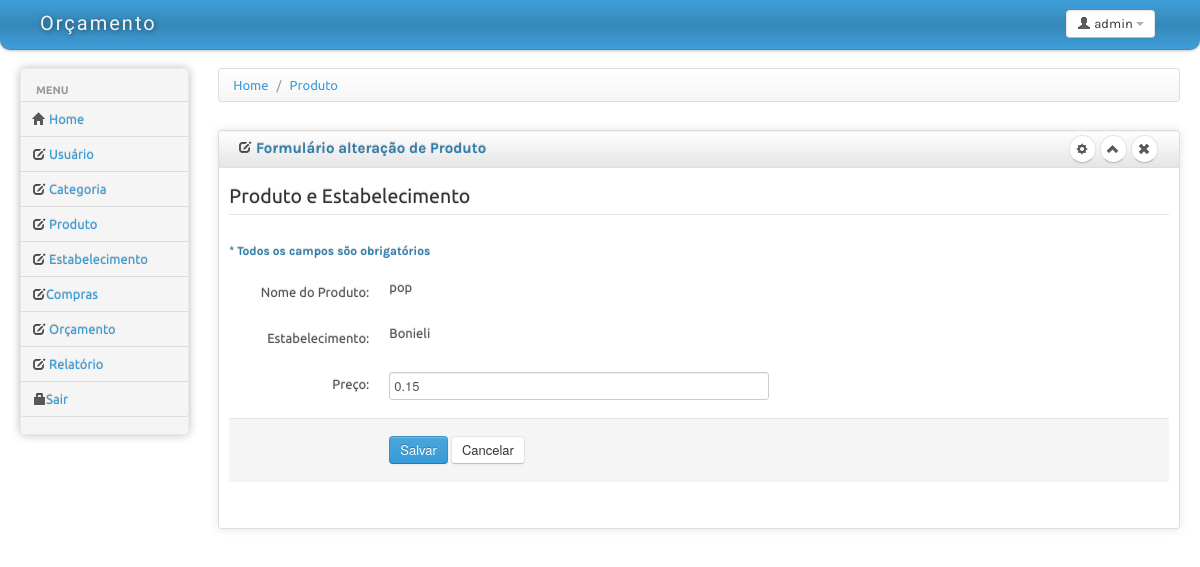
/produto/frmProdutoAlterarPreco.php?idProduto=2&idEstabelecimento=2, run on the app's committed database.
### tables this page shows
CREATE TABLE IF NOT EXISTS `produto_has_estabelecimento` (
  `id_Produto` int(11) NOT NULL,
  `id_Estabelecimento` int(11) NOT NULL,
  `preco_produto` varchar(45) DEFAULT NULL
);

CREATE TABLE IF NOT EXISTS `produto` (
  `id_Produto` int(11) NOT NULL AUTO_INCREMENT,
  `nome_produto` varchar(100) NOT NULL,
  `fabricante_produto` varchar(45) DEFAULT NULL,
  `especificao_produto` varchar(100) DEFAULT NULL,
  `inclusao_dt_produto` datetime DEFAULT NULL,
  `id_Categoria` int(11) NOT NULL,
  PRIMARY KEY (`id_Produto`)
);

CREATE TABLE IF NOT EXISTS `estabelecimento` (
  `id_Estabelecimento` int(11) NOT NULL AUTO_INCREMENT,
  `nome_fantasia_estabelecimento` varchar(60) NOT NULL,
  `razao_social_estabelecimento` varchar(60) NOT NULL,
  `logradouro_estabelecimento` varchar(70) DEFAULT NULL,
  `numero_estabelecimento` varchar(6) DEFAULT NULL,
  `complemento_estabelecimento` varchar(45) DEFAULT NULL,
  `bairro_estabelecimento` varchar(45) NOT NULL,
  `cidade_estabelecimento` varchar(45) NOT NULL,
  `UF_estabelecimento` char(1) NOT NULL,
  `inclusao_estabelecimento` datetime DEFAULT NULL,
  PRIMARY KEY (`id_Estabelecimento`)
);

### Conexao/ConexaoPDO.php (called while the page is built)
<?php
class ConexaoPDO {
	private static $instancia;
 	private $db;
	private function __construct() {
			try{
				if(true){
					$host = "localhost";
					$user = "root";
					$pass = "";
					$dbname = "orcamento";
				}
				$this->db = new PDO("mysql:host=$host; dbname=$dbname",$user,$pass);
				$this->db->setAttribute(PDO::ATTR_ERRMODE, PDO::ERRMODE_EXCEPTION);
				$this->db->setAttribute(PDO::MYSQL_ATTR_USE_BUFFERED_QUERY, true);
				$this->db->exec("SET lc_time_names='pt_br'");
			}catch (PDOException $e) {
				throw new BancoException($e);
			}
		}
		 public static function getInstancia() {
			 if (!isset(self::$instancia)) {
				 self::$instancia = new ConexaoPdo();
			 }
			 return self::$instancia;
		 }
		 public function getDb() {
			 return $this->db;
		 }
 }
?>

### produto/RepositorioProduto.php (called while the page is built, shortened)
<?php
require_once('../Conexao/conexaoPDO.php');
class RepositorioProduto {
	private $conn;
	private static $instancia;
	function __construct(){
		$this->conn = ConexaoPDO::getInstancia()->getDB();
	}
	public static function getInstancia(){
		if (!isset(self::$instancia)) {
			self::$instancia = new RepositorioProduto();
		return self::$instancia;
		}
	}
		public function visualizarProdutoPreco($idProduto,$idEstabelecimento)
	{
		try
		{
			$retorno = null;
			$sqlProdutoEstabelecimento = "SELECT p.nome_produto,
												    pe.preco_produto,
											    	 e.nome_fantasia_estabelecimento,
													 pe.id_Produto,
													 pe.id_Estabelecimento
												FROM produto_has_estabelecimento pe
												INNER JOIN produto p
												on p.id_produto = pe.id_produto
												inner join estabelecimento e
												on e.id_estabelecimento = pe.id_estabelecimento
												where pe.id_Produto = " . $idProduto . " and pe.id_Estabelecimento = " . $idEstabelecimento;
			$this->stm = $this->conn->prepare($sqlProdutoEstabelecimento);
			$this->stm->execute();
			while ($result = $this->stm->fetch(PDO::FETCH_ASSOC))
			{
				$temp = array('nome_produto'=>$result['nome_produto'],'preco_produto'=>$result['preco_produto'],'nome_fantasia_estabelecimento'=>$result['nome_fantasia_estabelecimento'],
				'id_Estabelecimento'=>$result['id_Estabelecimento'],'id_Produto'=>$result['id_Produto']
				);
				$retorno[] = $temp;
			}
			return $retorno;
		}
		catch(PDOException $e)
		{
			echo "erro";
		}
	}
}
?>

### produto/frmProdutoAlterarPreco.php (the view, shortened to what this page needs)
<!DOCTYPE html>
<html lang="pt">
<head>
	<link id="bs-css" href="../estrutura/css/bootstrap-cerulean.css" rel="stylesheet">
	<link href="../estrutura/css/bootstrap-responsive.css" rel="stylesheet">
	<link href="../estrutura/css/charisma-app.css" rel="stylesheet">
	<link href="../estrutura/css/jquery-ui-1.8.21.custom.css" rel="stylesheet">
	<link href='../estrutura/css/fullcalendar.css' rel='stylesheet'>
	<link href='../estrutura/css/fullcalendar.print.css' rel='stylesheet'  media='print'>
	<link href='../estrutura/css/chosen.css' rel='stylesheet'>
	<link href='../estrutura/css/uniform.default.css' rel='stylesheet'>
	<link href='../estrutura/css/colorbox.css' rel='stylesheet'>
	<link href='../estrutura/css/jquery.cleditor.css' rel='stylesheet'>
	<link href='../estrutura/css/jquery.noty.css' rel='stylesheet'>
	<link href='../estrutura/css/noty_theme_default.css' rel='stylesheet'>
	<link href='../estrutura/css/elfinder.min.css' rel='stylesheet'>
	<link href='../estrutura/css/elfinder.theme.css' rel='stylesheet'>
	<link href='../estrutura/css/jquery.iphone.toggle.css' rel='stylesheet'>
	<link href='../estrutura/css/opa-icons.css' rel='stylesheet'>
	<link href='../estrutura/css/uploadify.css' rel='stylesheet'>
</head>
<body>
	<div class="navbar">
		<div class="navbar-inner">
			<div class="container-fluid">
				<a class="brand" href="index.html"> <span>Or&ccedil;amento</span></a>
				<div class="btn-group pull-right" >
					<a class="btn dropdown-toggle" data-toggle="dropdown" href="#">
						<i class="icon-user"></i><span class="hidden-phone"> admin</span>
						<span class="caret"></span>
					</a>
				</div>
				</div>
		</div>
	</div>
		<div class="container-fluid">
		<div class="row-fluid">
			<div class="span2 main-menu-span">
				<div class="well nav-collapse sidebar-nav">
					<ul class="nav nav-tabs nav-stacked main-menu">
						<li class="nav-header hidden-tablet">Menu</li>
						<li><a class="ajax-link" href="index.html"><i class="icon-home"></i><span class="hidden-tablet"> Home</span></a></li>
						<li><a class="ajax-link" href="../usuario/exibirUsuario.php"><i class="icon-edit"></i><span class="hidden-tablet"> Usu&aacute;rio</span></a></li>
						<li><a class="ajax-link" href="../categoria/exibirCategoria.php"><i class="icon-edit"></i><span class="hidden-tablet"> Categoria</span></a></li>
						<li><a class="ajax-link" href="../produto/exibirProduto.php"><i class="icon-edit"></i><span class="hidden-tablet"> Produto</span></a></li>
						<li><a class="ajax-link" href="../estabelecimento/exibirDados.php"><i class="icon-edit"></i><span class="hidden-tablet"> Estabelecimento</span></a></li>
						<li><a class="ajax-link" href="../compras/frmCompras.php"><i class="icon-edit"></i><span class="hidden-tablet">Compras</span></a></li>
						<li><a class="ajax-link" href="../orcamento/exibirOrcamento.php"><i class="icon-edit"></i><span class="hidden-tablet"> Or&ccedilamento</span></a></li>
						<li><a class="ajax-link" href="../relatorio/relatorio.php"><i class="icon-edit"></i><span class="hidden-tablet"> Relat&oacute;rio</span></a></li>
						<li><a href="../login/index.php"><i class="icon-lock"></i><span class="hidden-tablet">Sair</span></a></li>
					</ul>
				</div>
			</div>
			<div id="content" class="span10">
			<div>
				<ul class="breadcrumb">
					<li>
						<a href="#">Home</a> <span class="divider">/</span>
					</li>
					<li>
						<a href="#">Produto</a>
					</li>
				</ul>
			</div>
			<div class="row-fluid sortable">
				<div class="box span12">
					<div class="box-header well" data-original-title>
						<h2><i class="icon-edit"></i> Formul&aacute;rio altera&ccedil;&atilde;o de Produto</h2>
						<div class="box-icon">
							<a href="#" class="btn btn-setting btn-round"><i class="icon-cog"></i></a>
							<a href="#" class="btn btn-minimize btn-round"><i class="icon-chevron-up"></i></a>
							<a href="#" class="btn btn-close btn-round"><i class="icon-remove"></i></a>
						</div>
					</div>
							<?php require_once 'RepositorioProduto.php';
									$idProduto = $_GET['idProduto'];
									$idEstabelecimento = $_GET['idEstabelecimento'];
									$retornaObjeto = RepositorioProduto::getInstancia()->visualizarProdutoPreco($idProduto,$idEstabelecimento);
						   			 foreach($retornaObjeto as $objProduto){
								?>
					<div class="box-content">
						<form class="form-horizontal" method="post" action="trataAlterarPreco.php">
						  <fieldset>
							<legend>Produto e Estabelecimento</legend>
							<h5>* Todos os campos s&otilde;o obrigat&oacute;rios</h5><br/>
							 <div class="control-group">
							  <label class="control-label" for="nome">Nome do Produto: </label>
							  <div class="controls">
								<?php echo utf8_encode($objProduto['nome_produto']); ?>
								</div>
							  </div>
							 <div class="control-group">
							  <label class="control-label" for="fabricante">Estabelecimento: </label>
							  <div class="controls">
									<?php echo utf8_encode($objProduto['nome_fantasia_estabelecimento']); ?></td>
								</div>
							</div>
							  <div class="control-group">
							  <label class="control-label" for="preco">Pre&ccedil;o: </label>
							  <div class="controls">
								<input type="text" name = "preco" class="span6 typeahead" id="typeahead" value = "<?php echo utf8_encode($objProduto['preco_produto']); ?>" data-provide="typeahead" data-items="4" />
							 </div>
							</div>
							<?php }?>
							<div class="form-actions">
							  <button type="submit" class="btn btn-primary">Salvar</button>
							  <button type="reset" class="btn">Cancelar</button>
							</div>
						  </fieldset>
						</form>
					</div>
				</div>
			</div>
</body>
</html>

### estrutura/css/charisma-app.css (style rules this page uses)
.box { border: 1px solid #DEDEDE; border-radius:3px; -webkit-border-radius:3px; -moz-border-radius:3px; margin-top: 10px; margin-bottom: 10px ; box-shadow: 0 0 10px rgba(189, 189, 189, 0.4); -webkit-box-shadow: 0 0 10px rgba(189, 189, 189, 0.4); -moz-box-shadow: 0 0 10px rgba(189, 189, 189, 0.4); }
.box-header { border:none; padding-top:5px; border-bottom: 1px solid #DEDEDE; border-radius:3px 3px 0 0; -webkit-border-radius:3px 3px 0 0; -moz-border-radius:3px 3px 0 0; height:12px; min-height:12px; margin-bottom: 0; cursor:move; font-weight:bold; font-size:16px; background: -moz-linear-gradient(top, rgba(255,255,255,0) 0%, rgba(0,0,0,0.1) 100%); background: -webkit-gradient(linear, left top, left bottom, color-stop(0%,rgba(255,255,255,0)), color-stop(100%,rgba(0,0,0,0.1))); background: -webkit-linear-gradient(top, rgba(255,255,255,0) 0%,rgba(0,0,0,0.1) 100%); background: -o-linear-gradient(top, rgba(255,255,255,0) 0%,rgba(0,0,0,0.1) 100%); background: -ms-linear-gradient(top, rgba(255,255,255,0) 0%,rgba(0,0,0,0.1) 100%); background: linear-gradient(to bottom, rgba(255,255,255,0) 0%,rgba(0,0,0,0.1) 100%); filter: progid:DXImageTransform.Microsoft.gradient( startColorstr='#00ffffff', endColorstr='#1a000000',GradientType=0 ); }
.box-header h2 { font-size:15px; width:auto; clear:none; float:left; line-height:25px; white-space: nowrap; }
.box-header h2 > i { margin-top:1px; }
.box-icon { float:right; }
.box-icon a { clear:none; float:left; margin:0 2px; height: 18px; width:5px; margin-top: -1px; }
.box-icon a i { margin-left:-4.5px; }
.box-content { padding:10px; }
.btn-round { border-radius: 40px; -webkit-border-radius: 40px; -moz-border-radius: 40px; font-size:12px; padding-top:4px; }
.sidebar-nav { min-height:0; box-shadow: 0 0 10px #BDBDBD; -webkit-box-shadow: 0 0 10px #BDBDBD; -moz-box-shadow: 0 0 10px #BDBDBD; border-radius: 5px; -webkit-border-radius: 5px; -moz-border-radius: 5px; margin-bottom: 0; padding-bottom:0; }
.sidebar-nav > ul > li:not(.nav-header) { margin-right:-2px; margin-left:-2px; }
.brand { font-family: 'Shojumaru', cursive, Arial, serif; letter-spacing:2px; text-shadow:1px 1px 5px rgba(0, 0, 0, 0.5); width:166px; }
.brand span { float:left; }
.navbar-inner { border-radius:0 0 10px 10px; -webkit-border-radius:0 0 10px 10px; -moz-border-radius:0 0 10px 10px; padding-top:5px; padding-bottom:5px; }
.pull-right { float:right !important; }

### produto/frmProdutoAlterarPreco.php (style rules this page uses)
body { padding-bottom: 40px; }
.sidebar-nav { padding: 9px 0; }

### data on the page
produto_has_estabelecimento: id_Produto.nome_produto "pop", id_Estabelecimento.nome_fantasia_estabelecimento "Bonieli", preco "0.15"
